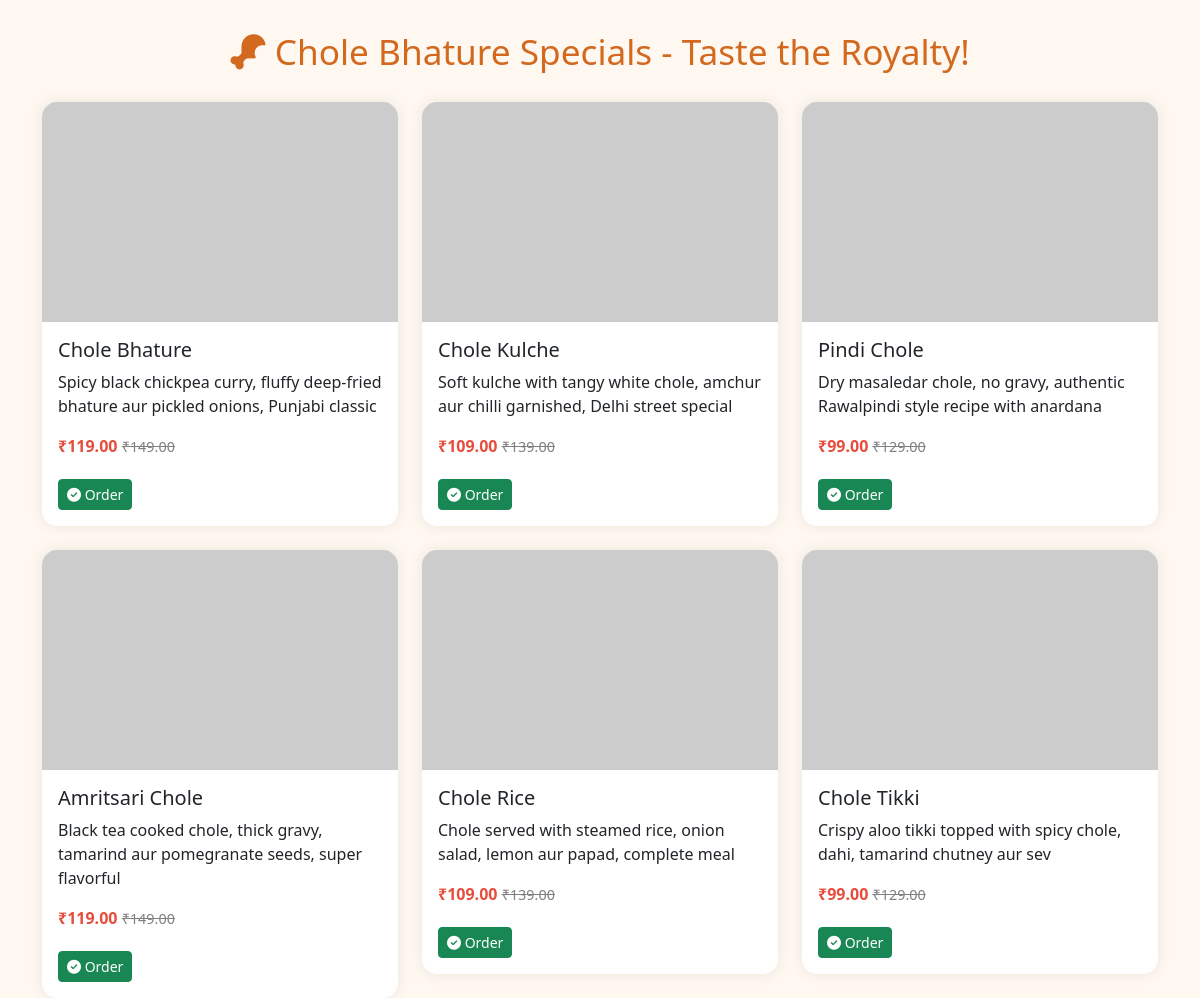
The page /chole.php on the database its author committed.
### tables this page shows
CREATE TABLE IF NOT EXISTS `biryanis` (
    `id`          INT(11) NOT NULL AUTO_INCREMENT,
    `food_name`   VARCHAR(200) NOT NULL,
    `image`       VARCHAR(300) DEFAULT NULL,
    `description` TEXT DEFAULT NULL,
    `price`       DECIMAL(10,2) NOT NULL DEFAULT 0.00,
    `offer_price` DECIMAL(10,2) DEFAULT 0.00,
    `category`    VARCHAR(100) DEFAULT 'biryani',
    `created_at`  TIMESTAMP DEFAULT CURRENT_TIMESTAMP,
    PRIMARY KEY (`id`)
);

### chole.php (the view, shortened to what this page needs)
<?php
$conn = mysqli_connect("localhost", "root", "", "fooddb");
$sql = "SELECT * FROM biryanis WHERE category='chole'";
$result = mysqli_query($conn, $sql);
?>
<!DOCTYPE html>
<html lang="en">
<head>
  <link href="https://cdn.jsdelivr.net/npm/bootstrap@5.3.3/dist/css/bootstrap.min.css" rel="stylesheet">
  <link rel="stylesheet" href="https://cdnjs.cloudflare.com/ajax/libs/font-awesome/6.5.0/css/all.min.css">
</head>
<body>
<div class="container">
  <h2 class="heading"><i class="fas fa-drumstick-bite"></i> Chole Bhature Specials - Taste the Royalty!</h2>
  <div class="row g-4">
    <?php while($row = mysqli_fetch_assoc($result)): ?>
      <div class="col-md-4 col-sm-6">
        <div class="card">
          <img src="<?= htmlspecialchars($row['image']); ?>" alt="<?= htmlspecialchars($row['food_name']); ?>" class="food-img">
          <div class="card-body">
            <h5 class="card-title"><?= htmlspecialchars($row['food_name']); ?></h5>
            <p class="card-text"><?= htmlspecialchars($row['description']); ?></p>
            <p>
              <span class="price">₹<?= $row['offer_price']; ?></span>
              <span class="original-price">₹<?= $row['price']; ?></span>
            </p>
            <div class="btns">
              <a href="order.php?id=<?= $row['id']; ?>" class="btn btn-success btn-sm"><i class="fas fa-check-circle"></i> Order</a>
            </div>
          </div>
        </div>
      </div>
    <?php endwhile; ?>
  </div>
</div>
</body>
</html>

### chole.php (style rules this page uses)
body { background: #fff8f0; font-family: 'Segoe UI', sans-serif; }
h2.heading { text-align: center; margin: 30px 0; font-size: 2.2rem; color: #d2691e; position: relative; animation: slideUp 1s ease-out; }
.card { border: none; border-radius: 15px; box-shadow: 0 0 15px rgba(0,0,0,0.08); transition: transform 0.3s ease; overflow: hidden; }
.food-img { height: 220px; width: 100%; object-fit: cover; }
.price { color: #e74c3c; font-weight: bold; }
.original-price { text-decoration: line-through; color: grey; font-size: 0.9rem; }
.btns a { margin: 5px 5px 0 0; }

### rows shown on the page
biryanis: food_name "Chole Bhature", description "Spicy black chickpea curry, fluffy deep-fried bhature aur pickled onions, Punjabi classic", offer_price "119.00", price "149.00"
biryanis: food_name "Chole Kulche", description "Soft kulche with tangy white chole, amchur aur chilli garnished, Delhi street special", offer_price "109.00", price "139.00"
biryanis: food_name "Pindi Chole", description "Dry masaledar chole, no gravy, authentic Rawalpindi style recipe with anardana", offer_price "99.00", price "129.00"
biryanis: food_name "Amritsari Chole", description "Black tea cooked chole, thick gravy, tamarind aur pomegranate seeds, super flavorful", offer_price "119.00", price "149.00"
biryanis: food_name "Chole Rice", description "Chole served with steamed rice, onion salad, lemon aur papad, complete meal", offer_price "109.00", price "139.00"
biryanis: food_name "Chole Tikki", description "Crispy aloo tikki topped with spicy chole, dahi, tamarind chutney aur sev", offer_price "99.00", price "129.00"
